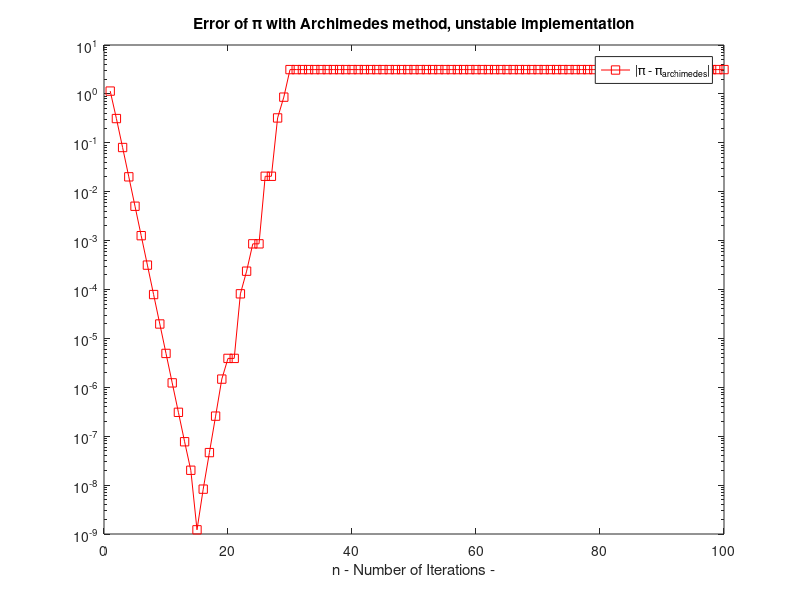
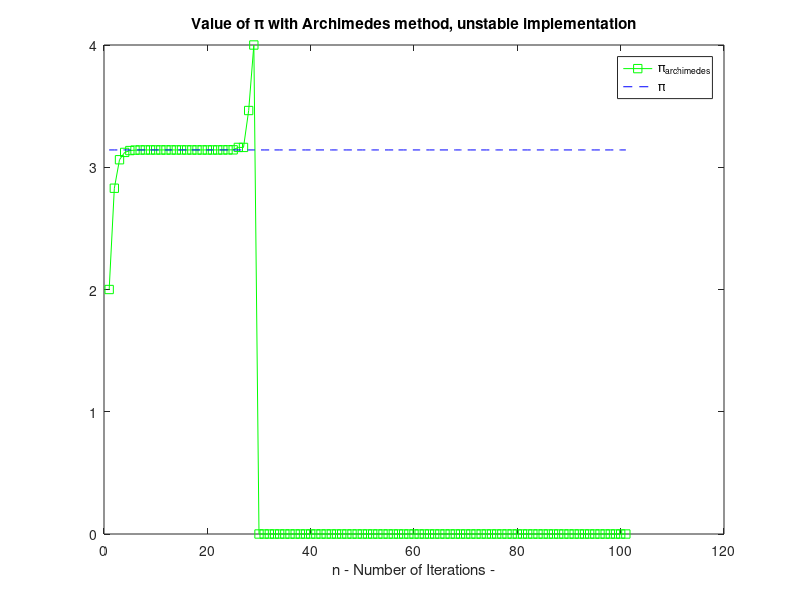

The MATLAB script that drew these images, in order:
N = 100; # Number of iterations

Y = zeros(N,1); # yk
Y(1) = 2; # First term of series

E = zeros(N,1); # Error in terms of iteration

for i = 1:N
  sqrt1 = sqrt(1 - ((Y(i)/(2^i))^2)); # This implementation is unstable
  Y(i+1) = (2^i) * sqrt(2*(1-sqrt1));
  E(i) = abs(pi - Y(i));

end

h = figure();
semilogy(1:N, E, "-sr");
title('Error of \pi with Archimedes method, unstable implementation');
#ylabel('|\pi - \pi_{archimedes}|');
xlabel("n - Number of Iterations -");
legend('|\pi - \pi_{archimedes}|');
set(h,'PaperSize',[5 5]);
print(h,'error_plot', '-dpdf', '-r300', '-bestfit');

h2 = figure();
plot(1:N+1, Y, "-sg"); hold on
plot(1:N+1, ones(N+1,1)*pi, "--b");
title('Value of \pi with Archimedes method, unstable implementation');
xlabel("n - Number of Iterations -");
legend('\pi_{archimedes}', '\pi');
set(h2,'PaperSize',[5 5]);
print(h2,'pi_plot', '-dpdf', '-r300', '-bestfit');

